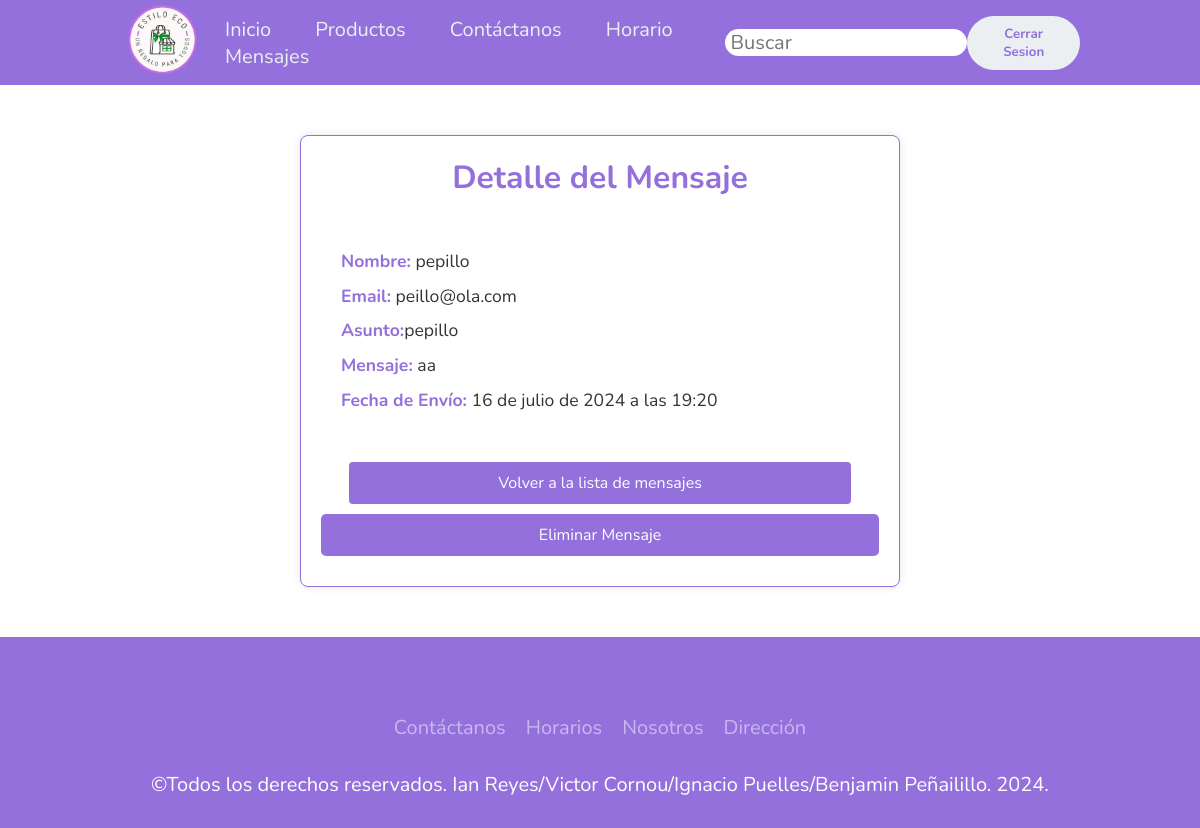
Screenshot of /mensajes/3/ (signed in) with the database file from the repository.
### main/models.py (models this page shows, shortened)
class Contacto(models.Model):
    nombre = models.CharField(max_length=50)
    email = models.EmailField(max_length=320)
    asunto = models.CharField(max_length=60)
    mensaje = models.TextField(max_length=1500)
    fecha_envio = models.DateTimeField(auto_now_add=True)
    class Meta:
        verbose_name = 'Mensaje de Contacto'
        verbose_name_plural = 'Mensajes de Contacto'

### main/views.py (the view)
# urls.py: path('mensajes/<int:mensaje_id>/', views.mensaje_detalle, name='mensaje_detalle'),
@user_passes_test(superuser_required)
def mensaje_detalle(request, mensaje_id):
    mensaje = get_object_or_404(Contacto, id=mensaje_id)
    context = {
        'mensaje': mensaje
    }
    return render(request, 'mensaje_detalle.html', context)

### main/views.py (called while the page is built)
def superuser_required(user):
    return user.is_superuser

### main/templates/mensaje_detalle.html (shortened to what this page needs)
{% extends "base.html" %}
{% load static %}
{% block content %}
<div class="container-message">
    <h2 style="text-align: center;">Detalle del Mensaje</h2>
    <div class="message-detail">
        <p><strong>Nombre:</strong> {{ mensaje.nombre }}</p>
        <p><strong>Email:</strong> {{ mensaje.email }}</p>
        <p><strong>Asunto:</strong><span class="message-content">{{ mensaje.asunto }}</span></p>
        <p><strong>Mensaje:</strong> <span class="message-content">{{ mensaje.mensaje }}</span></p>
        <p><strong>Fecha de Envío:</strong> {{ mensaje.fecha_envio }}</p>
    </div>
    <div class="actions">
        <a href="{% url 'mensajes' %}" class="btn btn-primary">Volver a la lista de mensajes</a>
        <form method="post" action="{% url 'eliminar_mensaje' mensaje.id %}" class="delete-form" onsubmit="return confirm('¿Estás seguro de que deseas eliminar este mensaje?');">
            <button type="submit" class="btn btn-danger">Eliminar Mensaje</button>
        </form>
    </div>
</div>
{% endblock %}

### static/css/style.css (style rules this page uses)
* { box-sizing: border-box; margin: 0; padding: 0; font-family: 'Nunito', sans-serif; }
body { font-family: Arial, sans-serif; margin: 0; padding: 0; }
.container-message { max-width: 600px; margin: 50px auto; padding: 20px; border: 1px solid #9370DB; border-radius: 8px; background-color: #fff; box-shadow: 0 0 10px rgba(0, 0, 0, 0.1); overflow: hidden; }
.container-message h2 { font-size: 2em; margin-bottom: 20px; color: #9370DB; text-align: center; font-size: 32px; }
.message-detail { padding: 20px; }
.message-detail p { font-size: 1.1em; margin: 10px 0; line-height: 1.4; color: #333; text-align: justify; }
.message-detail p strong { color: #9370DB; }
.message-content { word-wrap: break-word; white-space: pre-wrap; }
.actions { display: flex; flex-direction: column; align-items: center; margin-top: 20px; }
.actions a, .actions form { width: 100%; text-align: center; margin-bottom: 10px; }
.delete-form { display: inline-block; }
.actions .btn-primary { background-color: #9370DB; color: #fff; border: none; padding: 10px 20px; font-size: 1em; cursor: pointer; border-radius: 4px; width:90%; text-decoration: none; }
form .btn { background-color: #9370DB; color: white; padding: 10px 20px; border: none; border-radius: 5px; font-size: 16px; cursor: pointer; width: 100%; }

### rows the page displays
Contacto: nombre "pepillo", email "peillo@ola.com", asunto "pepillo", mensaje "aa", fecha_envio "16 de julio de 2024 a las 19:20"
